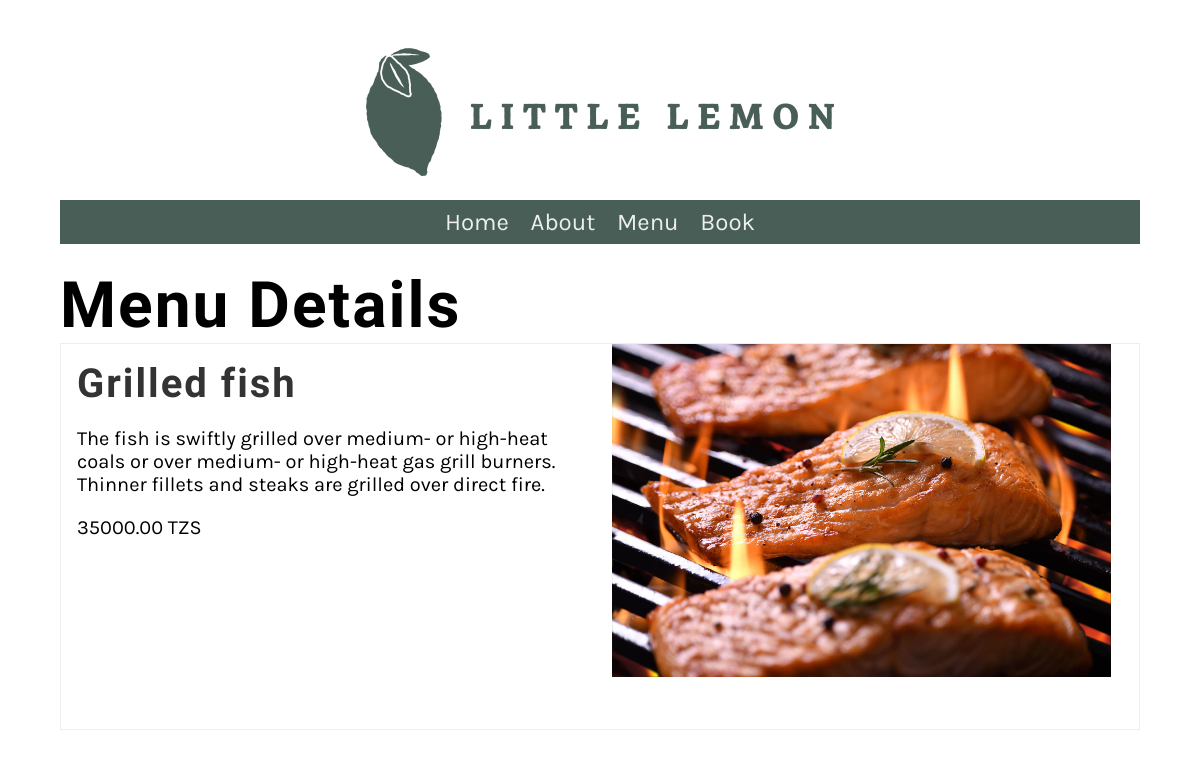
Screenshot of /menu_item/2 with the database file from the repository.
### restaurant/models.py (models this page shows, shortened)
class Menu(models.Model):
   name = models.CharField(max_length=255)
   price = models.IntegerField()
   description = models.CharField(max_length=1000, default='')
   photo = models.ImageField(upload_to='menu_photos/', default='')

### restaurant/views.py (the view)
# urls.py: path('menu_item/<int:pk>', views.display_menu_item, name="menu_item")
def display_menu_item(request, pk=None):
    if pk:
        menu_item = Menu.objects.get(pk=pk)
    else:
        menu_item = ""
    return render(request, 'menu_item.html', {'menu_item': menu_item})

### restaurant/templates/menu_item.html
{% extends 'base.html' %}
{% load static %}
{% block content %}
<h1>Menu Details</h1>
<article>
  <div class="row">
  <div class="column">
    <h2>{{ menu_item.name }}</h2>
    <p>{{ menu_item.description }}</p>
    <p>{{ menu_item.price }}.00 TZS</p>
  </div>
  <div class="column">
    <figure class="figure">
      <img src={{ menu_item.photo.url }}>
    </figure>
  </div>
</div>
</article>
{% endblock %}

### restaurant/static/css/style.css (style rules this page uses)
body { font-family: 'Karla', sans-serif; margin-top: 3rem; margin-bottom: 3rem; margin-left: 5%; margin-right: 5%; }
h1, h2, h3, h4, h5, h6 { font-family: 'Markazi Text', serif; letter-spacing: 2px;; }
h1 { font-size: 4rem; margin-top: 1.5rem; margin-bottom: 0; }
h2 { font-size: 2.5rem; color: #333333; margin:1rem 0; }
p, ul { font-size: 1.25rem;; }
article { flex:1; }
article img { max-width: 100%; }
main article { border: 1px solid #EDEFEE; padding-left: 1rem; padding-right: 1rem; }
figure { margin: 0; }
.row { display: flex; flex-direction: row; width: 100%; padding-bottom: 1rem; }
.column { flex-basis: 50%; margin-bottom: 1rem; padding-bottom: 1rem; }
.column figure { padding: 0px 12px; }

### rows the page displays
Menu: name "Grilled fish", description "The fish is swiftly grilled over medium- or high-heat coals or over medium- or high-heat gas grill burners. Thinner fillets and steaks are grilled over direct fire.", price "35000", photo (picture)
